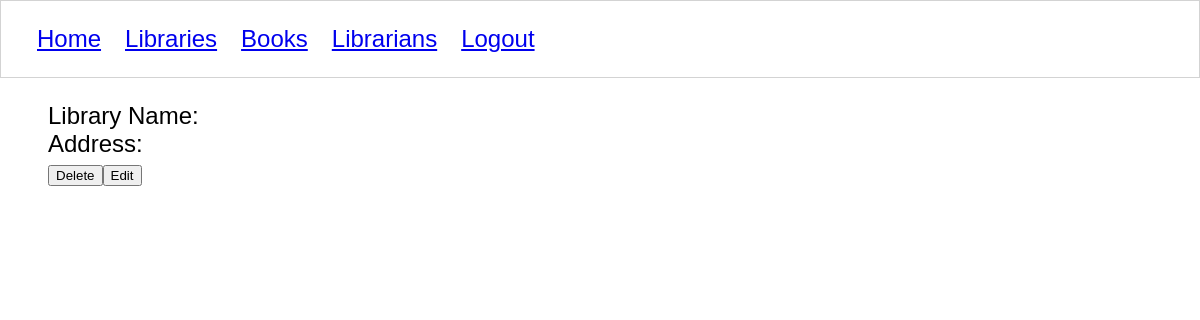
Page /libraries/2/details/ (signed in) on the earlier database version.
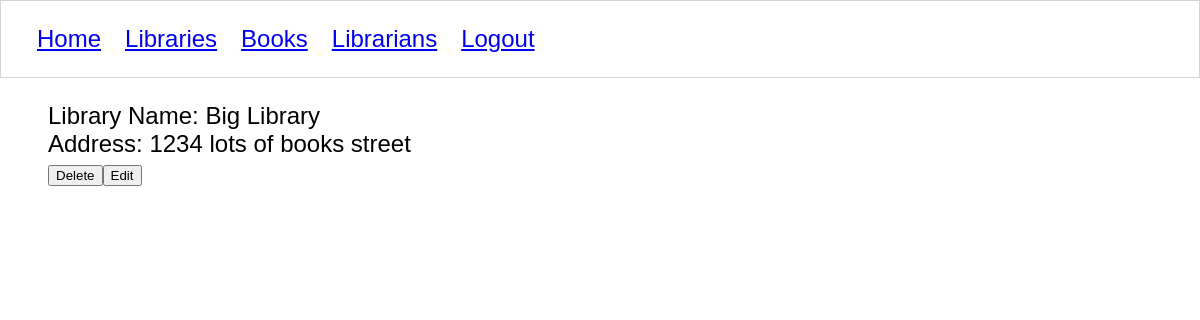
Same page on the later database version.
### libraryapp/models/library.py (models this page shows, shortened)
class Library(models.Model):
    title = models.CharField(max_length=50)
    address = models.CharField(max_length=50)
    class Meta:
        verbose_name = ("Library")
        verbose_name_plural = ("libraries")

### libraryapp/views/libraries/details.py (the view, shortened to what this page needs)
# urls.py: path('libraries/<int:library_id>/details/', library_details, name='library'),
@login_required
def library_details(request, library_id):
    if request.method == 'GET':
        library = get_library(library_id)
        template_name = 'libraries/detail.html'
        return render(request, template_name, {'library': library})

### libraryapp/models/modelfactory.py (called while the page is built)
def model_factory(model_type):
    def create(cursor, row):
        instance = model_type()
        smart_row = sqlite3.Row(cursor, row)
        for col in smart_row.keys():
            setattr(instance, col, smart_row[col])
        return instance
    return create

### libraryapp/views/libraries/details.py (called while the page is built)
def get_library(library_id):
    with sqlite3.connect(Connection.db_path) as conn:
        conn.row_factory = model_factory(Library)
        db_cursor = conn.cursor()
        db_cursor.execute("""
            SELECT
                l.id,
                l.title,
                l.address
            FROM libraryapp_library l
            WHERE l.id = ?
        """ , (library_id,))
        return db_cursor.fetchone()

### libraryapp/templates/libraries/detail.html (shortened to what this page needs)
{% extends 'shared/base.html' %}
{% load static %}
{% block content %}
<body>
    <section id="book-details">
        <div> Library Name: {{ library.title }}</div>
        <div>Address: {{ library.address }}</div>
    </section>
    <section id="book-actions" style="display:flex;">
        <form action="{% url 'libraryapp:library' library.id %}" method="POST">
            <button>Delete</button>
        </form>
        <form action="{% url 'libraryapp:library_edit_form' library.id %}" method="GET">
            <button>Edit</button>
        </form>
    </section>
</body>
{% endblock %}

Differences in the rows shown:
added Library: title "Big Library", address "1234 lots of books street"
